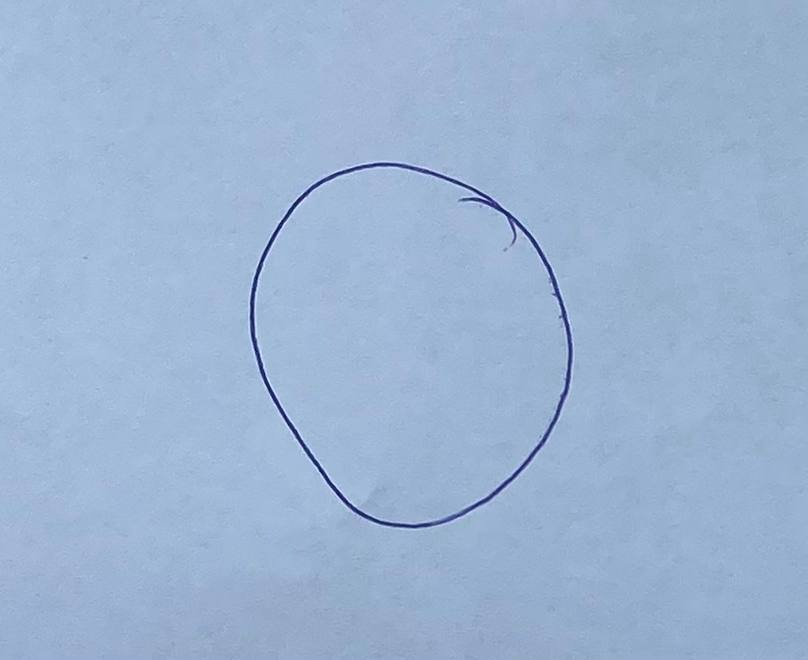
#> input picture Digit_Raw/digit_0/IMG_20260821_213025_668.jpg, 808 x 660 px; its folder holds only this picture in this run
$ python preprocess_digits_32x32.py
#> lines starting #> are read from the running program, lines starting #| are printed output that depends on the picture; after the words box and inside, x2 and y2 are one past the last pixel; in counts of white or black regions, pixels touching at a corner belong together
"""
Standardized 32x32 Handwritten Digit Dataset Pipeline & Augmentation
====================================================================
Pipeline Steps:
  1. RAW PHOTOS (from Digit_Raw/digit_X/)
  2. Quality control (ink stroke vs shadow check)
  3. Crop digit
  4. Grayscale
  5. Lighting / background division normalization
  6. Center digit via Moments (Center of Mass)
  7. Resize to 32x32 with aspect ratio preservation
  8. Normalize to float32 [0.0, 1.0]
  9. Stratified Train (70%) / Validation (15%) / Test (15%) split
 10. Data Augmentation ONLY on training split
"""

import os
import glob
import shutil
import cv2
import numpy as np
import pandas as pd
from sklearn.model_selection import train_test_split


def preprocess_digit_32x32(image_path, target_size=(32, 32), inner_box_size=24):
    """
    Standardizes raw digit image into 32x32 MNIST-like canvas.
    Digit fits inside 24x24 box and is centered via Center of Mass.
    """
    img = cv2.imread(image_path)
    if img is None:
        raise ValueError(f"Could not read image: {image_path}")

    # 1. Grayscale
    gray = cv2.cvtColor(img, cv2.COLOR_BGR2GRAY)
    h, w = gray.shape

    # 2. Lighting / Background Division
    k_size = max(31, (min(h, w) // 10) | 1)
    bg = cv2.GaussianBlur(gray, (k_size, k_size), 0)
    norm = cv2.divide(gray, bg, scale=255)

    # 3. Dual-signal ink extraction
    k_stroke = cv2.getStructuringElement(cv2.MORPH_RECT, (9, 9))
    blackhat = cv2.morphologyEx(norm, cv2.MORPH_BLACKHAT, k_stroke)
    ink_mask_a = ((norm < 225) & (blackhat > 8)).astype(np.uint8) * 255
    ink_mask_b = ((norm < 210)).astype(np.uint8) * 255
    ink = cv2.bitwise_or(ink_mask_a, ink_mask_b)

    # Bridge stroke gaps
    k_bridge = cv2.getStructuringElement(cv2.MORPH_RECT, (3, 3))
    ink = cv2.morphologyEx(ink, cv2.MORPH_CLOSE, k_bridge)
    ink = cv2.dilate(ink, cv2.getStructuringElement(cv2.MORPH_RECT, (3, 3)), iterations=1)

    # 4. Find digit contours
    cnts, _ = cv2.findContours(ink, cv2.RETR_EXTERNAL, cv2.CHAIN_APPROX_SIMPLE)
    if not cnts:
        return np.zeros(target_size, dtype=np.float32), np.zeros(target_size, dtype=np.uint8)

    valid_cnts = []
    for c in cnts:
        bx, by, bw, bh = cv2.boundingRect(c)
        area = cv2.contourArea(c)
        if bw > 2.8 * bh:  # horizontal line / desk shadow
            continue
        if bh > 4.5 * bw:  # vertical artifact
            continue
        if area < 15 and max(bw, bh) < 15:  # speck noise
            continue
        valid_cnts.append((c, area, bx, by, bw, bh))

    if not valid_cnts:
        valid_cnts = [(c, cv2.contourArea(c), *cv2.boundingRect(c)) for c in cnts]

    valid_cnts.sort(key=lambda item: item[1], reverse=True)

    # Proximity merge
    primary = valid_cnts[0]
    _, _, p_x, p_y, p_w, p_h = primary
    min_x, min_y = p_x, p_y
    max_x, max_y = p_x + p_w, p_y + p_h

    margin = int(max(p_w, p_h) * 0.45)
    for c, area, bx, by, bw, bh in valid_cnts[1:]:
        if (bx + bw >= p_x - margin and bx <= p_x + p_w + margin and
            by + bh >= p_y - margin and by <= p_y + p_h + margin):
            min_x = min(min_x, bx)
            min_y = min(min_y, by)
            max_x = max(max_x, bx + bw)
            max_y = max(max_y, by + bh)

    crop = ink[min_y:max_y, min_x:max_x]
    ch, cw = crop.shape
    if ch == 0 or cw == 0:
        return np.zeros(target_size, dtype=np.float32), np.zeros(target_size, dtype=np.uint8)

    # 5. Aspect-ratio preserving scale to inner_box_size (e.g. 24x24 inside 32x32)
    scale = inner_box_size / max(ch, cw)
    nw, nh = max(1, int(round(cw * scale))), max(1, int(round(ch * scale)))
    resized = cv2.resize(crop, (nw, nh), interpolation=cv2.INTER_AREA)

    # Place in 32x32 canvas
    canvas = np.zeros(target_size, dtype=np.uint8)
    sy = (target_size[0] - nh) // 2
    sx = (target_size[1] - nw) // 2
    canvas[sy:sy+nh, sx:sx+nw] = resized

    # 6. Center via Moments (Center of Mass)
    M = cv2.moments(canvas)
    if M["m00"] > 0:
        cx = M["m10"] / M["m00"]
        cy = M["m01"] / M["m00"]
        target_cx, target_cy = target_size[1] / 2.0, target_size[0] / 2.0
        shift_x = int(round(target_cx - cx))
        shift_y = int(round(target_cy - cy))
        shift_x = max(-3, min(3, shift_x))
        shift_y = max(-3, min(3, shift_y))
        T = np.float32([[1, 0, shift_x], [0, 1, shift_y]])
        canvas = cv2.warpAffine(canvas, T, target_size, flags=cv2.INTER_NEAREST)

    # 7. Normalize [0.0, 1.0]
    norm_arr = canvas.astype(np.float32) / 255.0
    return norm_arr, canvas


def augment_image_32x32(img_28):
    """
    Generates synthetic variants with small rotations, translations, and scaling.
    img_28: uint8 array (32, 32)
    """
    augmented = []
    h, w = img_28.shape

    # 1. Rotations (-12, -6, +6, +12 deg)
    for angle in [-12, -6, 6, 12]:
        M_rot = cv2.getRotationMatrix2D((w / 2, h / 2), angle, 1.0)
        rot = cv2.warpAffine(img_28, M_rot, (w, h), flags=cv2.INTER_LINEAR)
        augmented.append(rot)

    # 2. Small translations (+-2 px)
    for tx, ty in [(-2, 0), (2, 0), (0, -2), (0, 2)]:
        M_trans = np.float32([[1, 0, tx], [0, 1, ty]])
        trans = cv2.warpAffine(img_28, M_trans, (w, h), flags=cv2.INTER_NEAREST)
        augmented.append(trans)

    # 3. Slight dilation / erosion (stroke thickness variations)
    k = cv2.getStructuringElement(cv2.MORPH_RECT, (2, 2))
    dil = cv2.dilate(img_28, k, iterations=1)
    augmented.append(dil)

    return augmented


def build_complete_32x32_dataset(raw_base_dir="Digit_Raw", output_base_dir="Digit_Dataset_32x32"):
    """
    Compiles complete 32x32 dataset with Stratified 70/15/15 split and Train-only Augmentation.
    """
#> called with raw_base_dir = 'Digit_Raw', output_base_dir = 'Digit_Dataset_32x32'
    os.makedirs(output_base_dir, exist_ok=True)
    all_images_dir = os.path.join(output_base_dir, "all_images")
    train_dir = os.path.join(output_base_dir, "train")
    val_dir = os.path.join(output_base_dir, "val")
    test_dir = os.path.join(output_base_dir, "test")

    for d in [all_images_dir, train_dir, val_dir, test_dir]:
        if os.path.exists(d):
            shutil.rmtree(d)
        os.makedirs(d, exist_ok=True)
        for digit in range(10):
            os.makedirs(os.path.join(d, str(digit)), exist_ok=True)

    # Collect and preprocess all raw digits
    samples = []
    print("=== Step 1: Preprocessing All Raw Images to 32x32 Standardized Canvas ===")
    for digit in range(10):
        digit_raw_folder = os.path.join(raw_base_dir, f"digit_{digit}")
        if not os.path.exists(digit_raw_folder):
            continue

        raw_files = sorted(glob.glob(os.path.join(digit_raw_folder, "*.*")))
        print(f"  Digit {digit}: Found {len(raw_files)} raw files in {digit_raw_folder}")

        for i, rpath in enumerate(raw_files, start=1):
            norm_arr, uint8_canvas = preprocess_digit_32x32(rpath)
#> in preprocess_digit_32x32, img is the input picture: shape (660, 808, 3); mean B, G, R 210.9, 180.3, 156.2
#> in preprocess_digit_32x32, `gray = cv2.cvtColor(img, cv2.COLOR_BGR2GRAY)`:
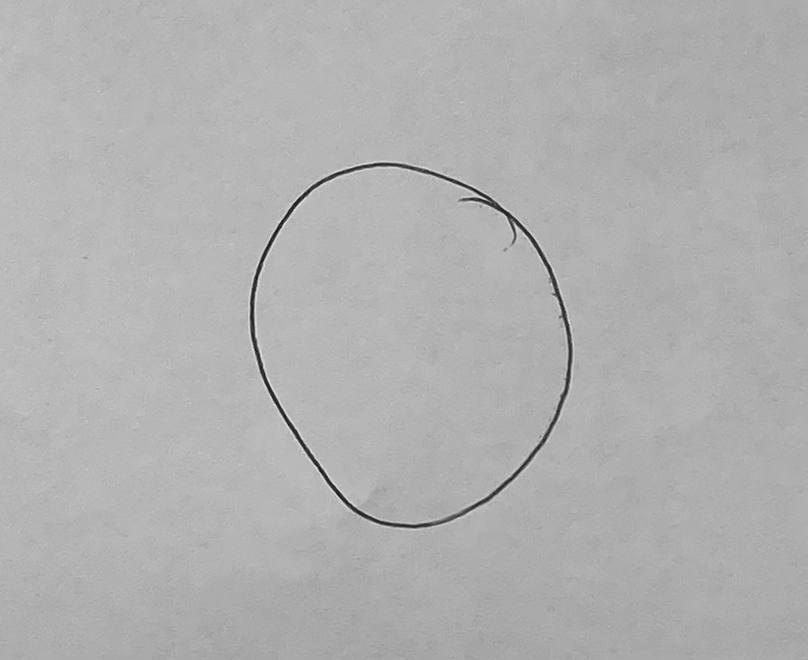
#> gray: shape (660, 808); min 10, max 234, mean 176.6
#> in preprocess_digit_32x32, `norm = cv2.divide(gray, bg, scale=255)`:
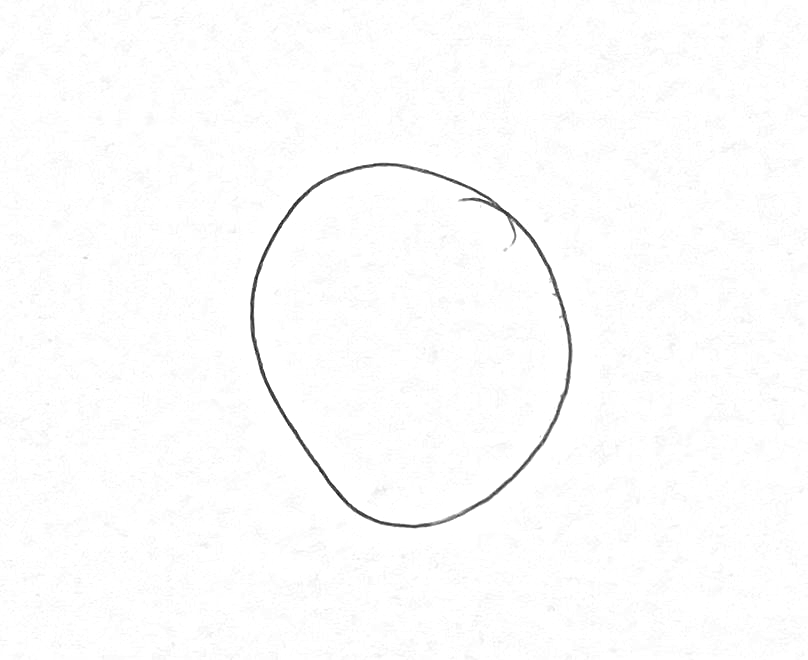
#> norm: shape (660, 808); min 15, max 255, mean 252.8
#> in preprocess_digit_32x32, `blackhat = cv2.morphologyEx(norm, cv2.MORPH_BLACKHAT, k_stroke)`:
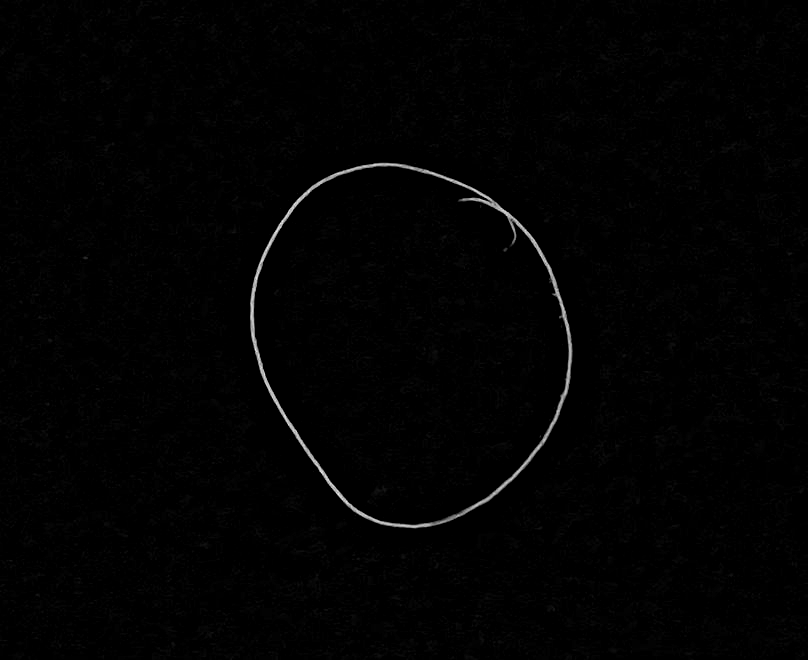
#> blackhat: shape (660, 808); min 0, max 240, mean 2.2
#> in preprocess_digit_32x32, `ink_mask_a = ((norm < 225) & (blackhat > 8)).astype(np.uint8) * 255`:
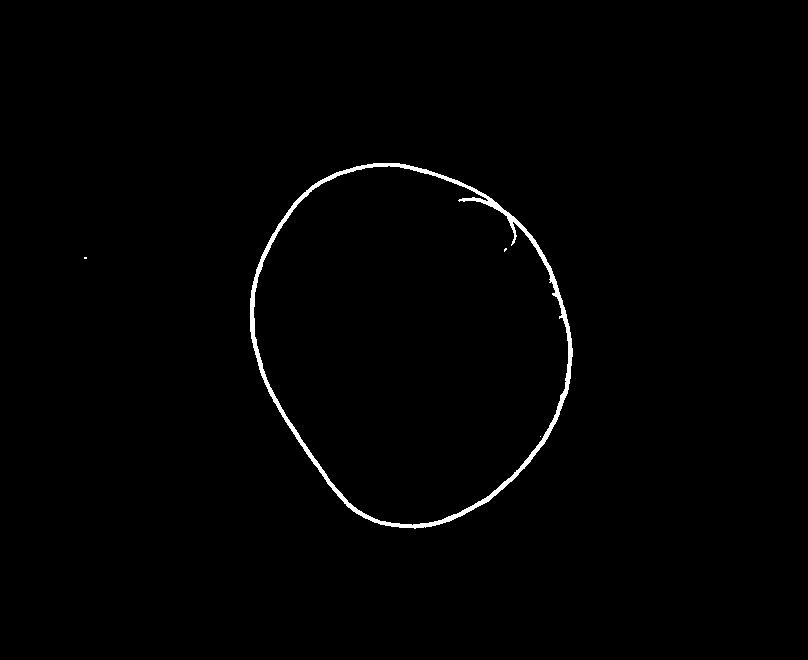
#> ink_mask_a: shape (660, 808); 0.9% white; 4 white regions (3 under 20 px), largest, box (x1, y1, x2, y2) and area: (250, 163, 573, 529) 4758
#> in preprocess_digit_32x32, `ink_mask_b = ((norm < 210)).astype(np.uint8) * 255`: ink_mask_b: shape (660, 808); 0.84% white; 3 white regions (2 under 20 px), largest, box (x1, y1, x2, y2) and area: (250, 163, 573, 528) 4491
#> in preprocess_digit_32x32, `ink = cv2.morphologyEx(ink, cv2.MORPH_CLOSE, k_bridge)`: ink: shape (660, 808); 0.9% white; 3 white regions (2 under 20 px), largest, box (x1, y1, x2, y2) and area: (250, 163, 573, 529) 4797
#> in preprocess_digit_32x32, `ink = cv2.dilate(ink, cv2.getStructuringElement(cv2.MORPH_RECT, (3, 3)..`:
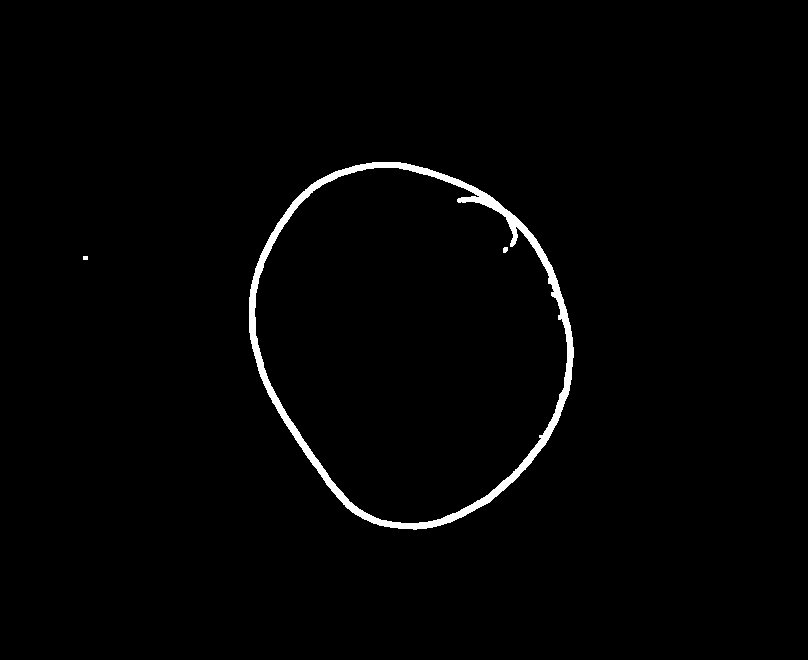
#> ink: shape (660, 808); 1.4% white; 3 white regions
#> in preprocess_digit_32x32, `cnts, _ = cv2.findContours(ink, cv2.RETR_EXTERNAL, cv2.CHAIN_APPROX_SI..`: cnts = 2 contours, 1 with area under 20; largest, box (x1, y1, x2, y2) and area: (249, 162, 574, 530) 89950
#> the loop in preprocess_digit_32x32, `for c in cnts:` made 2 passes
#> (bx, by, bw, bh, area) on pass 2: (249, 162, 325, 368, 89950.5)
#> after the loop in preprocess_digit_32x32, `for c in cnts:`: valid_cnts = 1 item
#> in preprocess_digit_32x32, `primary = valid_cnts[0]`: primary = 6 items, first 6: contour of 519 points, box (x1, y1, x2, y2) (249, 162, 574, 530), area 89950, 89950.5, 249, 162, 325, 368
#> in preprocess_digit_32x32, `_, _, p_x, p_y, p_w, p_h = primary`: p_x = 249; p_y = 162; p_w = 325; p_h = 368
#> in preprocess_digit_32x32, `min_x, min_y = p_x, p_y`: min_x = 249; min_y = 162
#> in preprocess_digit_32x32, `max_x, max_y = p_x + p_w, p_y + p_h`: max_x = 574; max_y = 530
#> in preprocess_digit_32x32, `margin = int(max(p_w, p_h) * 0.45)`: margin = 165
#> in preprocess_digit_32x32, `crop = ink[min_y:max_y, min_x:max_x]`:
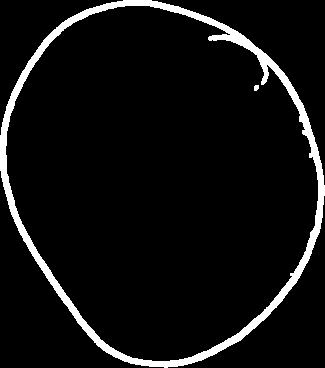
#> crop: shape (368, 325); 6.4% white; 2 white regions, box (x1, y1, x2, y2) and area: (0, 0, 325, 368) 7635, (254, 85, 259, 91) 26
#> in preprocess_digit_32x32, `M = cv2.moments(canvas)`: M = moments, m00 8229, centre m10/m00, m01/m00 = (15.28, 14.99)
#> in preprocess_digit_32x32, `cx = M["m10"] / M["m00"]`: cx = 15.28
#> in preprocess_digit_32x32, `cy = M["m01"] / M["m00"]`: cy = 14.99
#> in preprocess_digit_32x32, `shift_x = int(round(target_cx - cx))`: shift_x = 1
#> in preprocess_digit_32x32, `T = np.float32([[1, 0, shift_x], [0, 1, shift_y]])`: T = [[1, 0, 1], [0, 1, 1]]
#> in preprocess_digit_32x32, `canvas = cv2.warpAffine(canvas, T, target_size, flags=cv2.INTER_NEAREST)`:
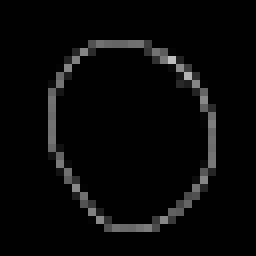
#> canvas: shape (32, 32) (shown 8 times larger); min 0, max 189, mean 8
            clean_id = f"digit_{digit}_{i:04d}.png"
            # Save in all_images
            cv2.imwrite(os.path.join(all_images_dir, str(digit), clean_id), uint8_canvas)

            samples.append({
                "image_id": clean_id,
                "digit_label": digit,
                "source_file": os.path.basename(rpath),
                "canvas_uint8": uint8_canvas,
                "norm_float32": norm_arr
            })
#> pass 2 of the loop in build_complete_32x32_dataset, `for digit in range(10):`:
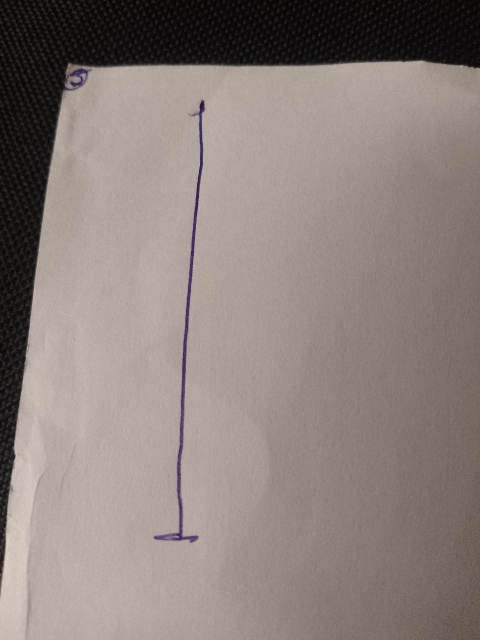
#> input picture Digit_Raw/digit_1/photo_100_2026-08-21_17-35-24.jpg, 960 x 1280 px (shown at 1/2 size)
#> in preprocess_digit_32x32, img is the input picture: shape (1280, 960, 3); mean B, G, R 122, 128.6, 138.6
#> gray: shape (1280, 960)
#> bg: shape (1280, 960)
#> norm: shape (1280, 960)
#> blackhat: shape (1280, 960)
#> in preprocess_digit_32x32 (call 2), `ink_mask_a = ((norm < 225) & (blackhat > 8)).astype(np.uint8) * 255`:
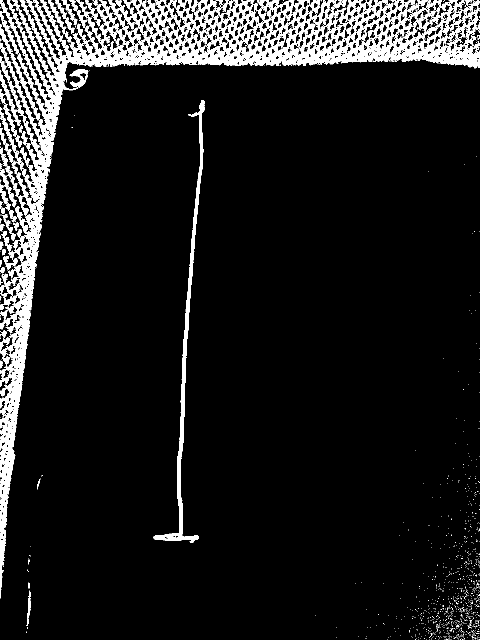
#> ink_mask_a: shape (1280, 960) (shown at 1/2 size); 9.7% white; 1238 white regions (1189 under 20 px), largest, box (x1, y1, x2, y2) and area: (0, 0, 960, 1197) 102986, (307, 200, 410, 1085) 6859, (139, 138, 177, 176) 636
#> ink_mask_b: shape (1280, 960); 9.2% white; 697 white regions (578 under 20 px), largest, box (x1, y1, x2, y2) and area: (0, 0, 960, 1196) 81958, (307, 200, 410, 1085) 6545, (0, 122, 67, 281) 2030
#> cnts = 293 contours, 255 with area under 20; largest, box (x1, y1, x2, y2) and area: (0, 0, 960, 1198) 184392, (306, 199, 411, 1086) 8196, (851, 1196, 960, 1280) 3139, (52, 1180, 63, 1259) 378, (905, 1172, 944, 1210) 332
#> the loop in preprocess_digit_32x32 (call 2), `for c in cnts:` made 293 passes
#> (bx, by, bw, bh, area) on passes 12, 27, 43: (875, 1272, 9, 8, 31.5), (886, 1260, 18, 20, 138), (838, 1245, 14, 5, 25)
#> after the loop in preprocess_digit_32x32 (call 2), `for c in cnts:`: valid_cnts = 48 items
#> primary = 6 items, first 6: contour of 2022 points, box (x1, y1, x2, y2) (0, 0, 960, 1198), area 184392, 184391.5, 0, 0, 960, 1198
#> p_x = 0; p_w = 960; p_h = 1198
#> in preprocess_digit_32x32 (call 2), `min_x, min_y = p_x, p_y`: min_x = 0
#> in preprocess_digit_32x32 (call 2), `max_x, max_y = p_x + p_w, p_y + p_h`: max_x = 960; max_y = 1198
#> margin = 539
#> the loop in preprocess_digit_32x32 (call 2), `for c, area, bx, by, bw, bh in valid_cnts[1:]:` made 47 passes
#> (area, bx, by, bw, bh) on passes 1 to 8: (3139, 851, 1196, 109, 84), (332.5, 905, 1172, 39, 38), (208, 943, 1159, 17, 27), (180.5, 927, 1099, 18, 41), (138, 886, 1260, 18, 20), (113.5, 948, 1187, 12, 21), (112.5, 947, 1112, 13, 25), (98.5, 871, 1166, 18, 19)
#> M = moments, m00 16299, centre m10/m00, m01/m00 = (13.33, 8.92)
#> cx = 13.33
#> cy = 8.92
#> shift_x = 3
#> in preprocess_digit_32x32 (call 2), `shift_y = int(round(target_cy - cy))`: shift_y = 7
#> in preprocess_digit_32x32 (call 2), `shift_y = max(-3, min(3, shift_y))`: shift_y = 3
#> T = [[1, 0, 3], [0, 1, 3]]
#> in preprocess_digit_32x32 (call 2), `canvas = cv2.warpAffine(canvas, T, target_size, flags=cv2.INTER_NEAREST)`:
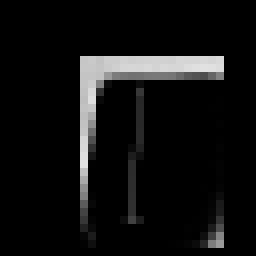
#> canvas: shape (32, 32) (shown 8 times larger); min 0, max 225, mean 15.9

    df = pd.DataFrame(samples)
    print(f"\n[+] Total cleanly preprocessed samples: {len(df)}")

    # === Step 2: Stratified Train (70%), Val (15%), Test (15%) Split ===
    print("\n=== Step 2: Stratified Train (70%) / Val (15%) / Test (15%) Split ===")
    labels = df["digit_label"].values

    # Split 70% train, 30% temp
#> (the run stopped early here; a loop or call above may not have finished)
